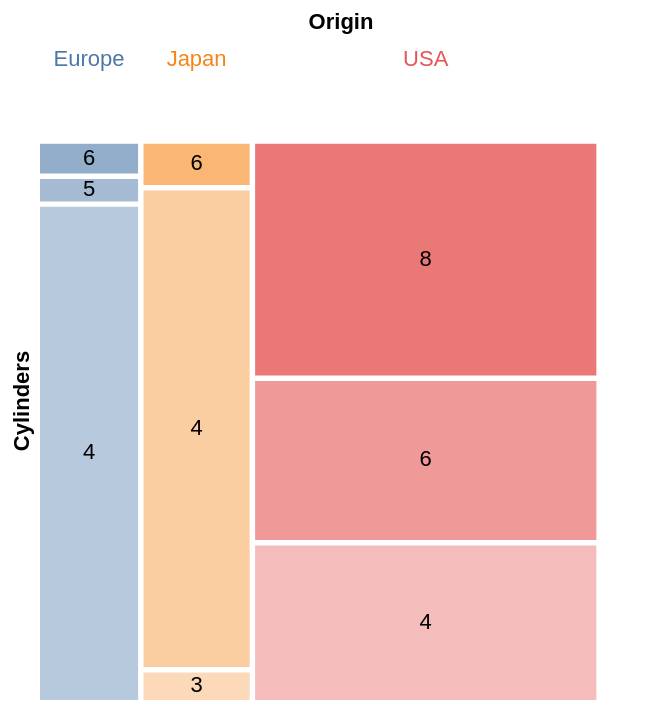

Specify this chart in Vega-Lite:
### Vega-Lite specification from a JSON file in a GitHub repository (floating-point values rounded to 4 significant figures; data arrays with more than 128 entries replaced by an {"elided": "..."} marker saying what was removed)
{"$schema": "https://vega.github.io/schema/vega-lite/v4.json", "data": {"values": {"elided": "406 records"}}, "transform": [{"aggregate": [{"op": "count", "as": "count_*"}], "groupby": ["Origin", "Cylinders"]}, {"stack": "count_*", "groupby": [], "as": ["stack_count_Origin1", "stack_count_Origin2"], "offset": "normalize", "sort": [{"field": "Origin", "order": "ascending"}]}, {"window": [{"op": "min", "field": "stack_count_Origin1", "as": "x"}, {"op": "max", "field": "stack_count_Origin2", "as": "x2"}, {"op": "dense_rank", "as": "rank_Cylinders"}, {"op": "distinct", "field": "Cylinders", "as": "distinct_Cylinders"}], "groupby": ["Origin"], "frame": [null, null], "sort": [{"field": "Cylinders", "order": "ascending"}]}, {"window": [{"op": "dense_rank", "as": "rank_Origin"}], "frame": [null, null], "sort": [{"field": "Origin", "order": "ascending"}]}, {"stack": "count_*", "groupby": ["Origin"], "as": ["y", "y2"], "offset": "normalize", "sort": [{"field": "Cylinders", "order": "ascending"}]}, {"calculate": "datum.y + (datum.rank_Cylinders - 1) * datum.distinct_Cylinders * 0.01 / 3", "as": "ny"}, {"calculate": "datum.y2 + (datum.rank_Cylinders - 1) * datum.distinct_Cylinders * 0.01 / 3", "as": "ny2"}, {"calculate": "datum.x + (datum.rank_Origin - 1) * 0.01", "as": "nx"}, {"calculate": "datum.x2 + (datum.rank_Origin - 1) * 0.01", "as": "nx2"}, {"calculate": "(datum.nx+datum.nx2)/2", "as": "xc"}, {"calculate": "(datum.ny+datum.ny2)/2", "as": "yc"}], "vconcat": [{"mark": {"type": "text", "baseline": "middle", "align": "center"}, "encoding": {"x": {"aggregate": "min", "field": "xc", "title": "Origin", "axis": {"orient": "top"}}, "color": {"field": "Origin", "legend": null}, "text": {"field": "Origin"}}}, {"layer": [{"mark": {"type": "rect"}, "encoding": {"x": {"field": "nx", "type": "quantitative", "axis": null}, "x2": {"field": "nx2"}, "y": {"field": "ny", "type": "quantitative"}, "y2": {"field": "ny2"}, "color": {"field": "Origin", "type": "nominal", "legend": null}, "opacity": {"field": "Cylinders", "type": "quantitative", "legend": null}, "tooltip": [{"field": "Origin", "type": "nominal"}, {"field": "Cylinders", "type": "quantitative"}]}}, {"mark": {"type": "text", "baseline": "middle"}, "encoding": {"x": {"field": "xc", "type": "quantitative", "axis": null}, "y": {"field": "yc", "type": "quantitative", "axis": {"title": "Cylinders"}}, "text": {"field": "Cylinders", "type": "nominal"}}}]}], "resolve": {"scale": {"x": "shared"}}, "config": {"view": {"stroke": ""}, "concat": {"spacing": 10}, "axis": {"domain": false, "ticks": false, "labels": false, "grid": false}}}
